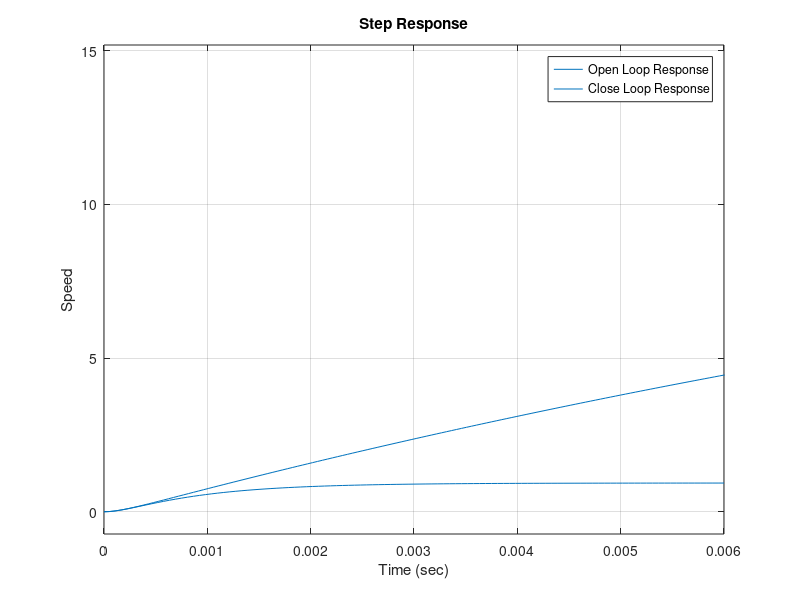

Recreate this plot in MATLAB.


%% Ques 9 - BLDC - Open and CLosed loop characteristics
clc;
clear all; 
close all;

% Motor Parameters (taken from paper)
Ke = 0.06902;
taue = 151.51*10^-6;
taum = 0.0161;

% Run the simulink model

% Matlab Code for the model
G = tf([1/Ke],[taum*taue taum 1]);
% Open and Closed Loop Responses
Gcl = feedback(G,1);
figure(1)
step(G)
hold on
step(Gcl)
grid on
legend('Open Loop Response', 'Close Loop Response')
ylabel('Speed')
xlabel('Time (sec)')

